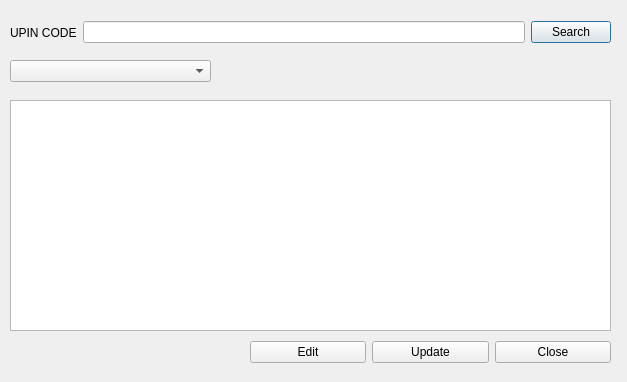
<?xml version="1.0" encoding="UTF-8"?>
<ui version="4.0">
 <class>updatedataDiag</class>
 <widget class="QDialog" name="updatedataDiag">
  <property name="geometry">
   <rect>
    <x>0</x>
    <y>0</y>
    <width>627</width>
    <height>382</height>
   </rect>
  </property>
  <property name="windowTitle">
   <string>Update Data</string>
  </property>
  <widget class="QWidget" name="layoutWidget">
   <property name="geometry">
    <rect>
     <x>10</x>
     <y>20</y>
     <width>601</width>
     <height>25</height>
    </rect>
   </property>
   <layout class="QHBoxLayout" name="horizontalLayout">
    <item>
     <widget class="QLabel" name="label">
      <property name="text">
       <string>UPIN CODE</string>
      </property>
     </widget>
    </item>
    <item>
     <widget class="QLineEdit" name="searchBar"/>
    </item>
    <item>
     <widget class="QPushButton" name="searchUpin">
      <property name="text">
       <string>Search</string>
      </property>
     </widget>
    </item>
   </layout>
  </widget>
  <widget class="QWidget" name="layoutWidget">
   <property name="geometry">
    <rect>
     <x>250</x>
     <y>340</y>
     <width>361</width>
     <height>25</height>
    </rect>
   </property>
   <layout class="QHBoxLayout" name="horizontalLayout_2">
    <item>
     <widget class="QPushButton" name="editBtn">
      <property name="text">
       <string>Edit</string>
      </property>
     </widget>
    </item>
    <item>
     <widget class="QPushButton" name="updateBtn">
      <property name="text">
       <string>Update</string>
      </property>
     </widget>
    </item>
    <item>
     <widget class="QPushButton" name="cancelBtn">
      <property name="text">
       <string>Close</string>
      </property>
     </widget>
    </item>
   </layout>
  </widget>
  <widget class="QTableWidget" name="tableWgt">
   <property name="geometry">
    <rect>
     <x>10</x>
     <y>100</y>
     <width>601</width>
     <height>231</height>
    </rect>
   </property>
  </widget>
  <widget class="QComboBox" name="tablesBox">
   <property name="geometry">
    <rect>
     <x>10</x>
     <y>60</y>
     <width>201</width>
     <height>22</height>
    </rect>
   </property>
  </widget>
 </widget>
 <resources/>
 <connections/>
</ui>
